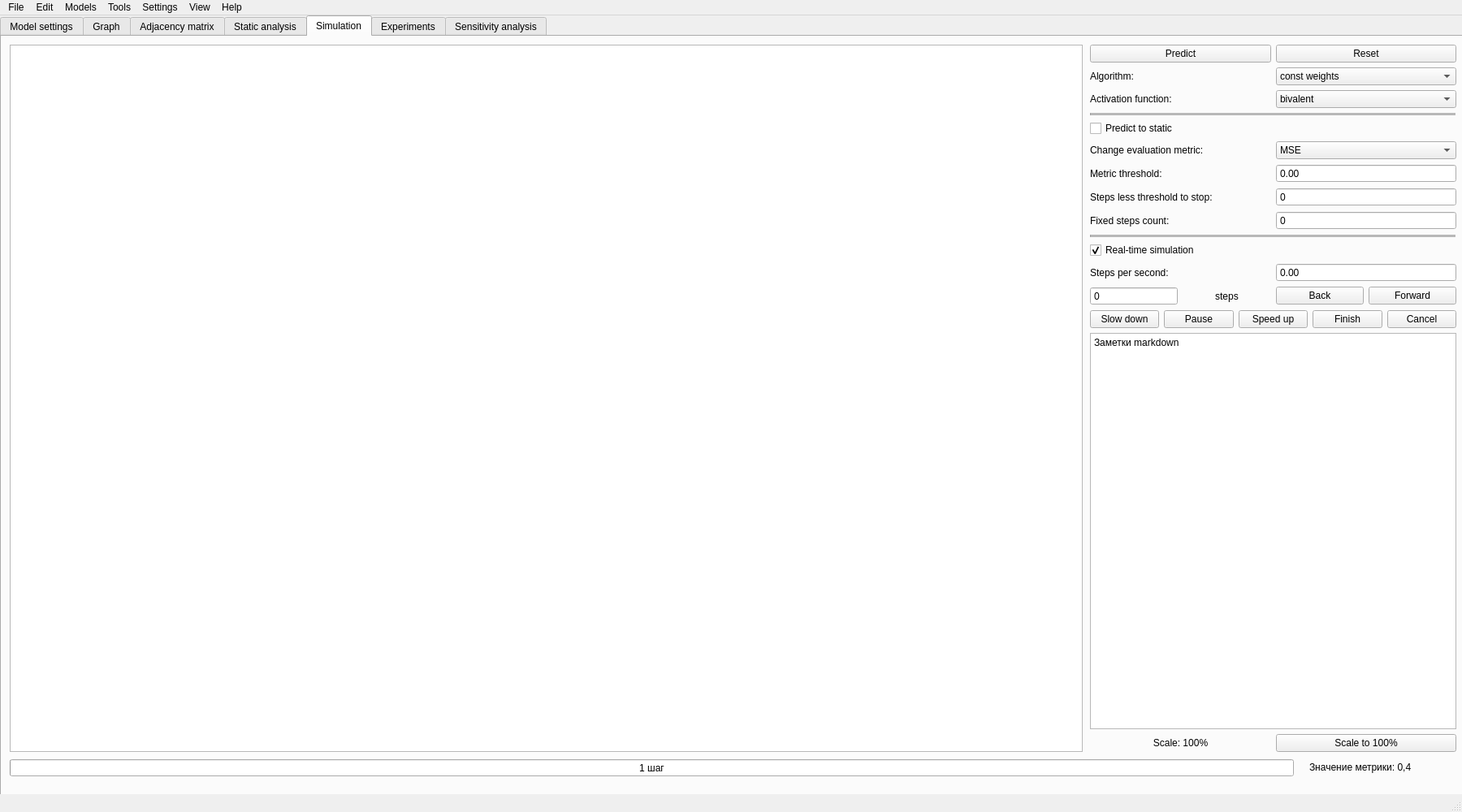
<?xml version="1.0" encoding="UTF-8"?>
<ui version="4.0">
 <class>MainWindow</class>
 <widget class="QMainWindow" name="MainWindow">
  <property name="geometry">
   <rect>
    <x>0</x>
    <y>0</y>
    <width>1800</width>
    <height>1000</height>
   </rect>
  </property>
  <property name="contextMenuPolicy">
   <enum>Qt::ContextMenuPolicy::NoContextMenu</enum>
  </property>
  <property name="windowTitle">
   <string>Program for Software Quality Simulation Based on FCM</string>
  </property>
  <widget class="QWidget" name="centralwidget">
   <widget class="QTabWidget" name="tabWidget">
    <property name="geometry">
     <rect>
      <x>0</x>
      <y>0</y>
      <width>1801</width>
      <height>971</height>
     </rect>
    </property>
    <property name="currentIndex">
     <number>4</number>
    </property>
    <widget class="QWidget" name="modelSettings">
     <attribute name="title">
      <string>Model settings</string>
     </attribute>
    </widget>
    <widget class="QWidget" name="graph">
     <attribute name="title">
      <string>Graph</string>
     </attribute>
     <widget class="QWidget" name="verticalLayoutWidget">
      <property name="geometry">
       <rect>
        <x>10</x>
        <y>10</y>
        <width>1781</width>
        <height>901</height>
       </rect>
      </property>
      <layout class="QVBoxLayout" name="verticalLayout">
       <item>
        <widget class="QGraphicsView" name="graphicsViewGraph"/>
       </item>
       <item>
        <layout class="QHBoxLayout" name="horizontalLayout">
         <item>
          <widget class="QPushButton" name="pushButtonMode">
           <property name="text">
            <string>Mode: Create</string>
           </property>
          </widget>
         </item>
         <item>
          <widget class="QLabel" name="labelScaleGraph">
           <property name="text">
            <string>Scale: 100%</string>
           </property>
           <property name="alignment">
            <set>Qt::AlignmentFlag::AlignCenter</set>
           </property>
          </widget>
         </item>
         <item>
          <widget class="QPushButton" name="pushButtonScaleGraph">
           <property name="text">
            <string>Scale to 100%</string>
           </property>
          </widget>
         </item>
        </layout>
       </item>
      </layout>
     </widget>
    </widget>
    <widget class="QWidget" name="adjacencyMatrix">
     <attribute name="title">
      <string>Adjacency matrix</string>
     </attribute>
    </widget>
    <widget class="QWidget" name="staticAnalysis">
     <attribute name="title">
      <string>Static analysis</string>
     </attribute>
    </widget>
    <widget class="QWidget" name="simulation">
     <attribute name="title">
      <string>Simulation</string>
     </attribute>
     <widget class="QGraphicsView" name="graphicsViewPredict">
      <property name="geometry">
       <rect>
        <x>10</x>
        <y>10</y>
        <width>1321</width>
        <height>871</height>
       </rect>
      </property>
     </widget>
     <widget class="QWidget" name="verticalLayoutWidget_2">
      <property name="geometry">
       <rect>
        <x>1340</x>
        <y>10</y>
        <width>451</width>
        <height>871</height>
       </rect>
      </property>
      <layout class="QVBoxLayout" name="verticalLayout_2">
       <item>
        <layout class="QHBoxLayout" name="horizontalLayout_3">
         <item>
          <widget class="QPushButton" name="pushButtonPredict">
           <property name="text">
            <string>Predict</string>
           </property>
          </widget>
         </item>
         <item>
          <widget class="QPushButton" name="pushButtonReset">
           <property name="text">
            <string>Reset</string>
           </property>
          </widget>
         </item>
        </layout>
       </item>
       <item>
        <layout class="QHBoxLayout" name="horizontalLayout_4">
         <item>
          <widget class="QLabel" name="labelAlgorithm">
           <property name="text">
            <string>Algorithm:</string>
           </property>
          </widget>
         </item>
         <item>
          <widget class="QComboBox" name="comboBoxAlgorithm">
           <item>
            <property name="text">
             <string>const weights</string>
            </property>
           </item>
           <item>
            <property name="text">
             <string>changing weights</string>
            </property>
           </item>
           <item>
            <property name="text">
             <string>training weights</string>
            </property>
           </item>
          </widget>
         </item>
        </layout>
       </item>
       <item>
        <layout class="QHBoxLayout" name="horizontalLayout_5">
         <item>
          <widget class="QLabel" name="labelActivation">
           <property name="text">
            <string>Activation function:</string>
           </property>
          </widget>
         </item>
         <item>
          <widget class="QComboBox" name="comboBoxActivation">
           <item>
            <property name="text">
             <string>bivalent</string>
            </property>
           </item>
           <item>
            <property name="text">
             <string>trivalent</string>
            </property>
           </item>
           <item>
            <property name="text">
             <string>threshold-linear</string>
            </property>
           </item>
           <item>
            <property name="text">
             <string>sigmoid</string>
            </property>
           </item>
           <item>
            <property name="text">
             <string>hyperbolic tangent</string>
            </property>
           </item>
          </widget>
         </item>
        </layout>
       </item>
       <item>
        <widget class="Line" name="line">
         <property name="sizePolicy">
          <sizepolicy hsizetype="Minimum" vsizetype="Fixed">
           <horstretch>0</horstretch>
           <verstretch>0</verstretch>
          </sizepolicy>
         </property>
         <property name="font">
          <font>
           <pointsize>9</pointsize>
           <strikeout>false</strikeout>
           <stylestrategy>PreferDefault</stylestrategy>
           <kerning>true</kerning>
           <fontweight>Medium</fontweight>
          </font>
         </property>
         <property name="midLineWidth">
          <number>3</number>
         </property>
         <property name="orientation">
          <enum>Qt::Orientation::Horizontal</enum>
         </property>
        </widget>
       </item>
       <item>
        <widget class="QCheckBox" name="checkBoxPredictToStatic">
         <property name="text">
          <string>Predict to static</string>
         </property>
        </widget>
       </item>
       <item>
        <layout class="QHBoxLayout" name="horizontalLayout_6">
         <item>
          <widget class="QLabel" name="labelMetric">
           <property name="text">
            <string>Change evaluation metric:</string>
           </property>
          </widget>
         </item>
         <item>
          <widget class="QComboBox" name="comboBoxMetric">
           <item>
            <property name="text">
             <string>MSE</string>
            </property>
           </item>
           <item>
            <property name="text">
             <string>MAE</string>
            </property>
           </item>
           <item>
            <property name="text">
             <string>MAPE</string>
            </property>
           </item>
          </widget>
         </item>
        </layout>
       </item>
       <item>
        <layout class="QHBoxLayout" name="horizontalLayout_7">
         <item>
          <widget class="QLabel" name="labelThreshold">
           <property name="text">
            <string>Metric threshold:</string>
           </property>
          </widget>
         </item>
         <item>
          <widget class="QDoubleSpinBox" name="doubleSpinBoxThreshold">
           <property name="buttonSymbols">
            <enum>QAbstractSpinBox::ButtonSymbols::NoButtons</enum>
           </property>
          </widget>
         </item>
        </layout>
       </item>
       <item>
        <layout class="QHBoxLayout" name="horizontalLayout_8">
         <item>
          <widget class="QLabel" name="labelMetricSteps">
           <property name="text">
            <string>Steps less threshold to stop:</string>
           </property>
          </widget>
         </item>
         <item>
          <widget class="QSpinBox" name="spinBoxMetricSteps">
           <property name="buttonSymbols">
            <enum>QAbstractSpinBox::ButtonSymbols::NoButtons</enum>
           </property>
          </widget>
         </item>
        </layout>
       </item>
       <item>
        <layout class="QHBoxLayout" name="horizontalLayout_9">
         <item>
          <widget class="QLabel" name="labelFixedSteps">
           <property name="text">
            <string>Fixed steps count:</string>
           </property>
          </widget>
         </item>
         <item>
          <widget class="QSpinBox" name="spinBoxFixedSteps">
           <property name="buttonSymbols">
            <enum>QAbstractSpinBox::ButtonSymbols::NoButtons</enum>
           </property>
          </widget>
         </item>
        </layout>
       </item>
       <item>
        <widget class="Line" name="line_2">
         <property name="sizePolicy">
          <sizepolicy hsizetype="Minimum" vsizetype="Fixed">
           <horstretch>0</horstretch>
           <verstretch>0</verstretch>
          </sizepolicy>
         </property>
         <property name="font">
          <font>
           <pointsize>9</pointsize>
           <strikeout>false</strikeout>
           <stylestrategy>PreferDefault</stylestrategy>
           <kerning>true</kerning>
           <fontweight>Medium</fontweight>
          </font>
         </property>
         <property name="midLineWidth">
          <number>3</number>
         </property>
         <property name="orientation">
          <enum>Qt::Orientation::Horizontal</enum>
         </property>
        </widget>
       </item>
       <item>
        <widget class="QCheckBox" name="checkBoxRealTime">
         <property name="text">
          <string>Real-time simulation</string>
         </property>
         <property name="checked">
          <bool>true</bool>
         </property>
        </widget>
       </item>
       <item>
        <layout class="QHBoxLayout" name="horizontalLayout_10">
         <item>
          <widget class="QLabel" name="labelStepsPerSecond">
           <property name="text">
            <string>Steps per second:</string>
           </property>
          </widget>
         </item>
         <item>
          <widget class="QDoubleSpinBox" name="doubleSpinBoxStepsPerSecond">
           <property name="buttonSymbols">
            <enum>QAbstractSpinBox::ButtonSymbols::NoButtons</enum>
           </property>
          </widget>
         </item>
        </layout>
       </item>
       <item>
        <layout class="QHBoxLayout" name="horizontalLayout_11">
         <item>
          <widget class="QSpinBox" name="spinBoxMoveSteps">
           <property name="buttonSymbols">
            <enum>QAbstractSpinBox::ButtonSymbols::NoButtons</enum>
           </property>
          </widget>
         </item>
         <item>
          <widget class="QLabel" name="labelMoveSteps">
           <property name="text">
            <string>steps</string>
           </property>
           <property name="alignment">
            <set>Qt::AlignmentFlag::AlignCenter</set>
           </property>
          </widget>
         </item>
         <item>
          <widget class="QPushButton" name="pushButtonBack">
           <property name="text">
            <string>Back</string>
           </property>
          </widget>
         </item>
         <item>
          <widget class="QPushButton" name="pushButtonForward">
           <property name="text">
            <string>Forward</string>
           </property>
          </widget>
         </item>
        </layout>
       </item>
       <item>
        <layout class="QHBoxLayout" name="horizontalLayout_12">
         <item>
          <widget class="QPushButton" name="pushButtonSlowDown">
           <property name="text">
            <string>Slow down</string>
           </property>
          </widget>
         </item>
         <item>
          <widget class="QPushButton" name="pushButtonPause">
           <property name="text">
            <string>Pause</string>
           </property>
          </widget>
         </item>
         <item>
          <widget class="QPushButton" name="pushButtonSpeedUp">
           <property name="text">
            <string>Speed up</string>
           </property>
          </widget>
         </item>
         <item>
          <widget class="QPushButton" name="pushButtonFinish">
           <property name="text">
            <string>Finish</string>
           </property>
          </widget>
         </item>
         <item>
          <widget class="QPushButton" name="pushButtonCancel">
           <property name="text">
            <string>Cancel</string>
           </property>
          </widget>
         </item>
        </layout>
       </item>
       <item>
        <widget class="QTextBrowser" name="textBrowserNotesPredict">
         <property name="html">
          <string>&lt;!DOCTYPE HTML PUBLIC &quot;-//W3C//DTD HTML 4.0//EN&quot; &quot;http://www.w3.org/TR/REC-html40/strict.dtd&quot;&gt;
&lt;html&gt;&lt;head&gt;&lt;meta name=&quot;qrichtext&quot; content=&quot;1&quot; /&gt;&lt;meta charset=&quot;utf-8&quot; /&gt;&lt;style type=&quot;text/css&quot;&gt;
p, li { white-space: pre-wrap; }
hr { height: 1px; border-width: 0; }
li.unchecked::marker { content: &quot;\2610&quot;; }
li.checked::marker { content: &quot;\2612&quot;; }
&lt;/style&gt;&lt;/head&gt;&lt;body style=&quot; font-family:'Segoe UI'; font-size:9pt; font-weight:400; font-style:normal;&quot;&gt;
&lt;p style=&quot; margin-top:0px; margin-bottom:0px; margin-left:0px; margin-right:0px; -qt-block-indent:0; text-indent:0px;&quot;&gt;Заметки markdown&lt;/p&gt;&lt;/body&gt;&lt;/html&gt;</string>
         </property>
        </widget>
       </item>
       <item>
        <layout class="QHBoxLayout" name="horizontalLayout_2">
         <item>
          <widget class="QLabel" name="labelScalePredict">
           <property name="text">
            <string>Scale: 100%</string>
           </property>
           <property name="alignment">
            <set>Qt::AlignmentFlag::AlignCenter</set>
           </property>
          </widget>
         </item>
         <item>
          <widget class="QPushButton" name="pushButtonScalePredict">
           <property name="text">
            <string>Scale to 100%</string>
           </property>
          </widget>
         </item>
        </layout>
       </item>
      </layout>
     </widget>
     <widget class="QProgressBar" name="progressBarPredict">
      <property name="geometry">
       <rect>
        <x>10</x>
        <y>890</y>
        <width>1581</width>
        <height>21</height>
       </rect>
      </property>
      <property name="minimum">
       <number>1</number>
      </property>
      <property name="maximum">
       <number>17</number>
      </property>
      <property name="value">
       <number>1</number>
      </property>
      <property name="invertedAppearance">
       <bool>false</bool>
      </property>
      <property name="textDirection">
       <enum>QProgressBar::Direction::TopToBottom</enum>
      </property>
      <property name="format">
       <string>%v шаг</string>
      </property>
     </widget>
     <widget class="QLabel" name="labelMetricValue">
      <property name="geometry">
       <rect>
        <x>1610</x>
        <y>890</y>
        <width>161</width>
        <height>20</height>
       </rect>
      </property>
      <property name="text">
       <string>Значение метрики: 0,4</string>
      </property>
     </widget>
    </widget>
    <widget class="QWidget" name="experiments">
     <attribute name="title">
      <string>Experiments</string>
     </attribute>
    </widget>
    <widget class="QWidget" name="sensitivityAnalysis">
     <attribute name="title">
      <string>Sensitivity analysis</string>
     </attribute>
    </widget>
   </widget>
  </widget>
  <widget class="QMenuBar" name="menubar">
   <property name="geometry">
    <rect>
     <x>0</x>
     <y>0</y>
     <width>1800</width>
     <height>25</height>
    </rect>
   </property>
   <widget class="QMenu" name="menuFile">
    <property name="title">
     <string>File</string>
    </property>
    <addaction name="actionNew"/>
    <addaction name="actionOpen"/>
    <addaction name="actionOpenTemplate"/>
    <addaction name="actionSave"/>
    <addaction name="actionSaveAs"/>
    <addaction name="actionSaveAsTemplate"/>
    <addaction name="actionAutoSave"/>
    <addaction name="separator"/>
    <addaction name="actionImport"/>
    <addaction name="actionExport"/>
   </widget>
   <widget class="QMenu" name="menuEdit">
    <property name="title">
     <string>Edit</string>
    </property>
    <addaction name="actionUndo"/>
    <addaction name="actionRedo"/>
   </widget>
   <widget class="QMenu" name="menuModels">
    <property name="title">
     <string>Models</string>
    </property>
   </widget>
   <widget class="QMenu" name="menuTools">
    <property name="title">
     <string>Tools</string>
    </property>
    <addaction name="actionJoinFCM"/>
    <addaction name="actionUseResult"/>
   </widget>
   <widget class="QMenu" name="menuSettings">
    <property name="title">
     <string>Settings</string>
    </property>
    <addaction name="actionTerms"/>
    <addaction name="actionLanguage"/>
    <addaction name="actionDisable_Tips"/>
   </widget>
   <widget class="QMenu" name="menuView">
    <property name="title">
     <string>View</string>
    </property>
   </widget>
   <widget class="QMenu" name="menuHelp">
    <property name="title">
     <string>Help</string>
    </property>
   </widget>
   <addaction name="menuFile"/>
   <addaction name="menuEdit"/>
   <addaction name="menuModels"/>
   <addaction name="menuTools"/>
   <addaction name="menuSettings"/>
   <addaction name="menuView"/>
   <addaction name="menuHelp"/>
  </widget>
  <widget class="QStatusBar" name="statusbar"/>
  <action name="actionNew">
   <property name="icon">
    <iconset theme="QIcon::ThemeIcon::DocumentNew"/>
   </property>
   <property name="text">
    <string>New</string>
   </property>
  </action>
  <action name="actionOpen">
   <property name="icon">
    <iconset theme="QIcon::ThemeIcon::DocumentOpen"/>
   </property>
   <property name="text">
    <string>Open</string>
   </property>
  </action>
  <action name="actionSave">
   <property name="icon">
    <iconset theme="QIcon::ThemeIcon::DocumentSave"/>
   </property>
   <property name="text">
    <string>Save</string>
   </property>
  </action>
  <action name="actionSaveAs">
   <property name="icon">
    <iconset theme="QIcon::ThemeIcon::DocumentSaveAs"/>
   </property>
   <property name="text">
    <string>Save As</string>
   </property>
  </action>
  <action name="actionSaveAsTemplate">
   <property name="icon">
    <iconset theme="QIcon::ThemeIcon::DocumentSaveAs"/>
   </property>
   <property name="text">
    <string>Save As Template</string>
   </property>
  </action>
  <action name="actionAutoSave">
   <property name="text">
    <string>Auto-Save</string>
   </property>
  </action>
  <action name="actionImport">
   <property name="text">
    <string>Import</string>
   </property>
  </action>
  <action name="actionExport">
   <property name="text">
    <string>Export</string>
   </property>
  </action>
  <action name="actionUndo">
   <property name="icon">
    <iconset theme="QIcon::ThemeIcon::EditUndo"/>
   </property>
   <property name="text">
    <string>Undo</string>
   </property>
  </action>
  <action name="actionRedo">
   <property name="icon">
    <iconset theme="QIcon::ThemeIcon::EditRedo"/>
   </property>
   <property name="text">
    <string>Redo</string>
   </property>
  </action>
  <action name="actionJoinFCM">
   <property name="text">
    <string>Join FCM</string>
   </property>
  </action>
  <action name="actionUseResult">
   <property name="text">
    <string>Use Result</string>
   </property>
  </action>
  <action name="actionOpenTemplate">
   <property name="icon">
    <iconset theme="QIcon::ThemeIcon::DocumentOpen"/>
   </property>
   <property name="text">
    <string>Open Template</string>
   </property>
  </action>
  <action name="actionTerms">
   <property name="text">
    <string>Terms</string>
   </property>
  </action>
  <action name="actionLanguage">
   <property name="text">
    <string>Language</string>
   </property>
  </action>
  <action name="actionDisable_Tips">
   <property name="text">
    <string>Disable Tips</string>
   </property>
  </action>
 </widget>
 <resources/>
 <connections/>
</ui>
